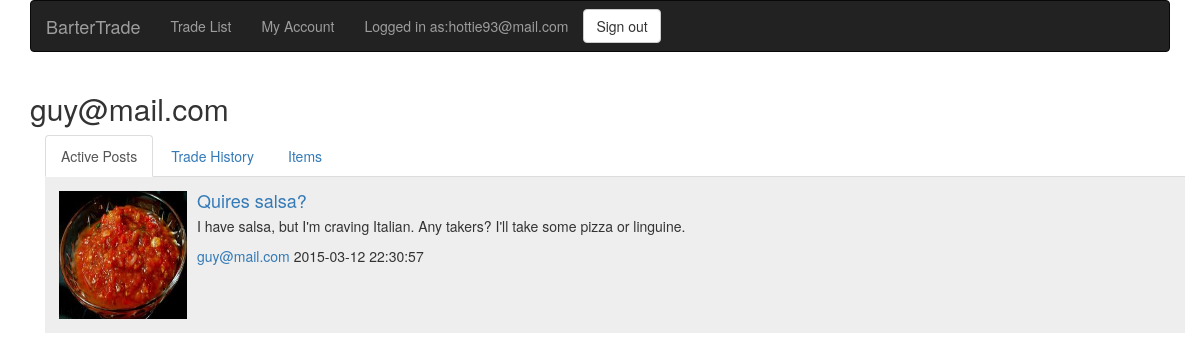
The page /user.php?email=guy@mail.com (signed in) on the database its author committed.
### tables this page shows
CREATE TABLE IF NOT EXISTS `items` (
  `id` int(11) NOT NULL,
  `Users_email` varchar(64) NOT NULL,
  `name` varchar(64) NOT NULL DEFAULT 'Item',
  `dateAdded` datetime NOT NULL DEFAULT '2015-03-05 04:04:04',
  `description` varchar(300) DEFAULT NULL
);

CREATE TABLE IF NOT EXISTS `images` (
  `filePath` varchar(300) NOT NULL,
  `Items_id` int(11) NOT NULL
);

CREATE TABLE IF NOT EXISTS `posts` (
  `id` int(11) NOT NULL,
  `title` varchar(45) NOT NULL DEFAULT 'Selling Item',
  `dateCreated` datetime NOT NULL DEFAULT '2015-03-05 04:04:04',
  `description` varchar(300) DEFAULT NULL,
  `seller_item_id` int(11) NOT NULL,
  `buyer_item_id` int(11) DEFAULT NULL
);

CREATE TABLE IF NOT EXISTS `users` (
  `email` varchar(64) NOT NULL,
  `dateCreated` datetime NOT NULL DEFAULT '2015-03-05 04:04:04',
  `password` varchar(45) NOT NULL DEFAULT 'password'
);

### user.php (the view, shortened to what this page needs)
<?php
include "head.php";
$db = connect();
?>
<div class="container" id="user">
<?php
	if(isset($_GET["email"])) {
		$sqlH = 'SELECT p.title, p.description, i.name, u.email, img.filePath, p.dateCreated, p.id, p.buyer_item_id
			FROM items AS i
			LEFT JOIN images as img ON i.id = img.Items_id
			JOIN posts AS P ON p.seller_item_id = i.id
			JOIN users AS u ON i.Users_email = u.email
			WHERE p.buyer_item_id IS NULL AND u.email = "' . $_GET["email"] . '"
			GROUP BY p.id;';
		$postH = $db->query($sqlH);
		echo "<h2 id='user-email'>" . $_GET["email"] . "</h2>" ?>
	<div class="container">
		<ul class="nav nav-tabs">
	  		<li role="presentation" class="active"><a href="#postHistory">Active Posts</a></li>
	  		<li role="presentation"><a href="#tradeHistory">Trade History</a></li>
	  		<li role="presentation"><a href="#items">Items</a></li>
		</ul>
	</div>
	<div class="container" id="content">
		<div class="container user-info foreground" id="postHistory">
		<?php
			echo '<ul class="media-list">';
			foreach ($postH as $post) {
				echo 	'<li class="media">';
				echo 		'<div class="media-left">';
				echo 			'<a href="#">';
		        echo 				'<img class="media-object" src=' . $post[4] . ' alt=' . $post[2] . ' style="height:128px; width:128px;"></a>';
		        echo 		"</div>";
		        echo 		'<div class="media-body">';
		        echo 			'<a href="./post.php?id=' . $post[6] . '"><h4 class="media-heading">' . $post[0] . '</h4></a>';
		        echo 			'<p>' . $post[1] . '</p>';
		        echo 			"<a href='./user.php?email=" . $post[3]. "'>" . $post[3] . "</a> <span>" . $post[5] . "</span>";
		        echo 		"</div>";
		        echo 	'</li>';
			}
			echo "</ul>";
		?>
		</div>
	</div>
<?php
	}  else if (isset($_SESSION["email"])) {
		$location = "location: ./user.php?email=" . $_SESSION["email"];
		redirect($location);
	} else {
		redirect("location: ./index.php");
	}
?>
</div>
<?php
include "foot.php";
?>

### style.css (style rules this page uses)
.media-list li:nth-child(odd) { background-color: #eee; }
.media-list li { padding: 1em; }
#content { position: relative; }
.user-info { width: 100%; height: 100%; position: absolute; top: 0; left: 0; }
.foreground { z-index: 2; visibility: visible; }

### rows shown on the page
items: images.filePath (picture), posts.title "Quires salsa?", posts.description "I have salsa, but I'm craving Italian. Any takers? I'll take some pizza or linguine.", Users_email.email "guy@mail.com", posts.dateCreated "2015-03-12 22:30:57"

### other values the page prints
$_SESSION["email"] "hottie93@mail.com"
$_GET["email"] "guy@mail.com"
